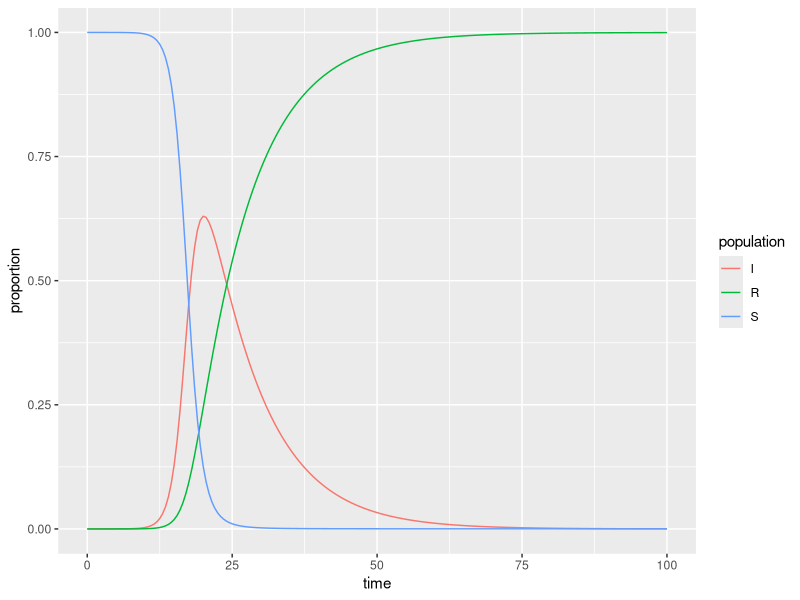

R code for this plot:
## ---- chunk 1
knitr::opts_chunk$set(echo = TRUE)
library(tidyverse)
library(deSolve)
## ---- chunk 2
### Specify parameters

## Proportion in each compartment: Susceptible 0.999999, Infected 0.000001, Recovered 0 (these are directly from the example linked above)
init <- c(S = 1-1e-6, I = 1e-6, R = 0.0)

## beta: infection parameter; gamma: recovery parameter
parameters <- c(beta = 0.9, gamma = 0.1061)

## Time frame
times      <- seq(0, 100, by = 0.5)
## ---- chunk 3
## Build the function with all 
sir <- function(time, state, parameters) {

  with(as.list(c(state, parameters)), {

    dS <- -beta * S * I
    dI <-  beta * S * I - gamma * I
    dR <-  gamma * I
    
    return(list(c(dS, dI, dR)))
  })
}
## ---- chunk 4
## Solve using `deSolve::ode()`
approximation <- ode(y = init, times = times, func = sir, parms = parameters)
## ---- chunk 5
## Get output into a data frame
approx_df <- as.data.frame(approximation)

## Pivot longer so R will do the work for us: 
approx_long <- approx_df %>% 
  pivot_longer(cols = S:R, names_to = "population", values_to = "proportion")

## ---- chunk 6
ggplot(data = approx_long, aes(x = time, y = proportion)) +
  geom_line(aes(color = population))
